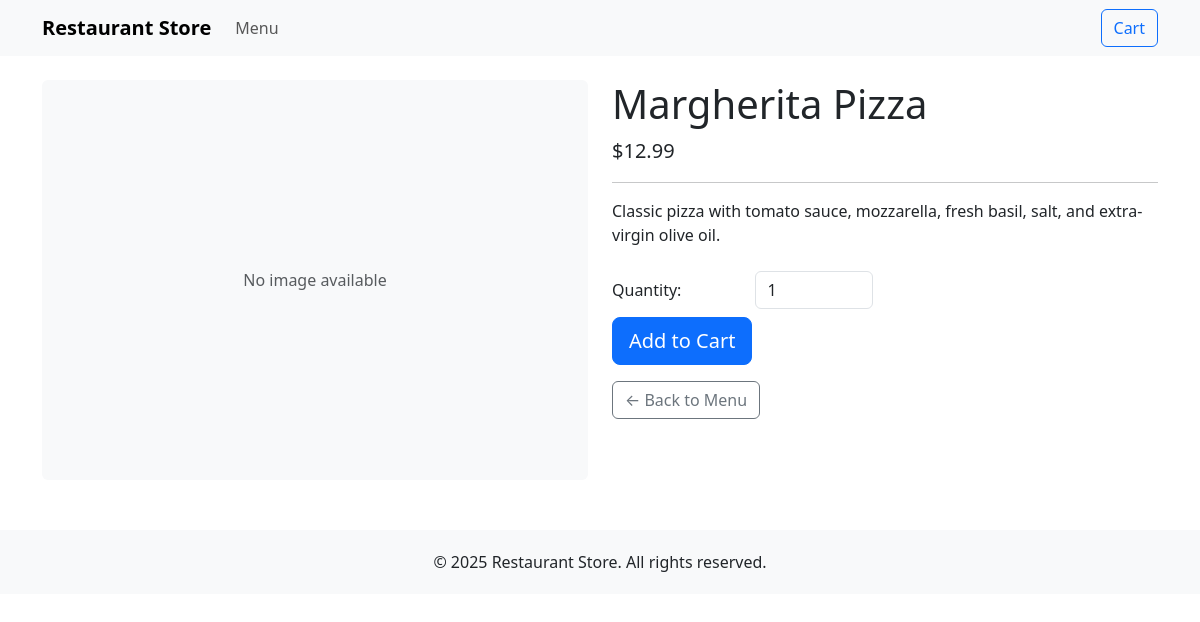
The page /product/1/ (signed in) on the database its author committed.
### store/models.py (models this page shows, shortened)
class Product(models.Model):
    name = models.CharField(max_length=100)
    description = models.TextField()
    price = models.DecimalField(max_digits=6, decimal_places=2)
    image = models.ImageField(upload_to='products/', blank=True, null=True)
    created_at = models.DateTimeField(auto_now_add=True)
    updated_at = models.DateTimeField(auto_now=True)
    available = models.BooleanField(default=True)

### store/views.py (the view)
# urls.py: path('product/<int:product_id>/', views.product_detail, name='product_detail'),
def product_detail(request, product_id):
    product = get_object_or_404(Product, id=product_id, available=True)
    cart = get_cart(request)
    cart_items_count = cart.items.count()
    return render(request, 'store/product_detail.html', {
        'product': product,
        'cart_items_count': cart_items_count
    })

### store/views.py (called while the page is built)
def get_cart(request):
    session_key = request.session.session_key
    if not session_key:
        request.session.create()
        session_key = request.session.session_key
    cart, created = Cart.objects.get_or_create(session_key=session_key)
    return cart

### store/templates/store/product_detail.html (shortened to what this page needs)
{% extends 'store/base.html' %}
{% block content %}
<div class="container mt-4">
    <div class="row">
        <div class="col-md-6">
            {% if product.image %}
            <img src="{{ product.image.url }}" class="img-fluid rounded" alt="{{ product.name }}">
            {% else %}
            <div class="bg-light d-flex align-items-center justify-content-center rounded" style="height: 400px;">
                <span class="text-muted">No image available</span>
            </div>
            {% endif %}
        </div>
        <div class="col-md-6">
            <h1>{{ product.name }}</h1>
            <p class="lead">${{ product.price }}</p>
            <hr>
            <p>{{ product.description }}</p>
            <form action="{% url 'add_to_cart' product.id %}" method="post" class="mt-4">
                <div class="form-group row">
                    <label for="quantity" class="col-sm-3 col-form-label">Quantity:</label>
                    <div class="col-sm-3">
                        <input type="number" name="quantity" id="quantity" value="1" min="1" class="form-control">
                    </div>
                </div>
                <button type="submit" class="btn btn-primary btn-lg mt-2">Add to Cart</button>
            </form>
            <a href="{% url 'product_list' %}" class="btn btn-outline-secondary mt-3">← Back to Menu</a>
        </div>
    </div>
</div>
{% endblock %}

### rows shown on the page
Product: name "Margherita Pizza", price "12.99", description "Classic pizza with tomato sauce, mozzarella, fresh basil, salt, and extra-virgin olive oil."
